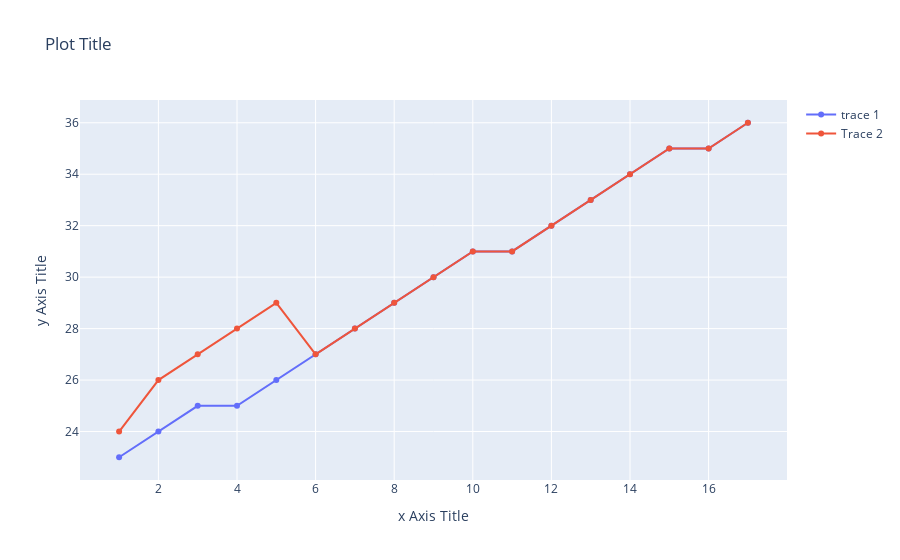

The code cell stored with this chart in its notebook:
### Code cell
from plotly.offline import download_plotlyjs,init_notebook_mode,iplot,plot
import cufflinks as cf
init_notebook_mode(connected=True)
cf.go_offline()
import plotly.graph_objects as go
fig=go.Figure()
fig.add_trace(go.Scatter(
    x=[1,2,3,4,5,6,7,8,9,10,11,12,13,14,15,16,17,18,19,20],
    y=[23,24,25,25,26,27,28,29,30,31,31,32,33,34,35,35,36],
    name='trace 1'
))
fig.add_trace(go.Scatter(
    x=[1,2,3,4,5,6,7,8,9,10,11,12,13,14,15,16,17,18,19,20],
    y=[24,26,27,28,29,27,28,29,30,31,31,32,33,34,35,35,36],
    name='Trace 2'
))
fig.update_layout(
    title="Plot Title",
    xaxis_title="x Axis Title",
    yaxis_title="y Axis Title"
)
fig.show()

### Figure 1 — Plotly figure (JSON) as saved in the notebook; plotly's stock layout.template omitted (floating-point values rounded to 4 significant figures)
{"data": [{"name": "trace 1", "type": "scatter", "x": [1, 2, 3, 4, 5, 6, 7, 8, 9, 10, 11, 12, 13, 14, 15, 16, 17, 18, 19, 20], "y": [23, 24, 25, 25, 26, 27, 28, 29, 30, 31, 31, 32, 33, 34, 35, 35, 36]}, {"name": "Trace 2", "type": "scatter", "x": [1, 2, 3, 4, 5, 6, 7, 8, 9, 10, 11, 12, 13, 14, 15, 16, 17, 18, 19, 20], "y": [24, 26, 27, 28, 29, 27, 28, 29, 30, 31, 31, 32, 33, 34, 35, 35, 36]}], "layout": {"title": {"text": "Plot Title"}, "xaxis": {"title": {"text": "x Axis Title"}}, "yaxis": {"title": {"text": "y Axis Title"}}}}
